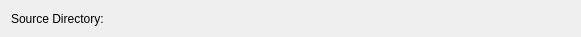
<ui version="4.0" >
 <class>ImportMetadataWidget</class>
 <widget class="QWidget" name="ImportMetadataWidget" >
  <property name="geometry" >
   <rect>
    <x>0</x>
    <y>0</y>
    <width>581</width>
    <height>37</height>
   </rect>
  </property>
  <property name="windowTitle" >
   <string>Import</string>
  </property>
  <layout class="QGridLayout" >
   <item row="0" column="0" >
    <widget class="QLabel" name="labelUrl" >
     <property name="text" >
      <string>Source Directory:</string>
     </property>
    </widget>
   </item>
   <item row="0" column="1" >
    <widget class="KUrlRequester" name="sourceLoc" />
   </item>
  </layout>
 </widget>
 <customwidgets>
  <customwidget>
   <class>KUrlRequester</class>
   <extends>QFrame</extends>
   <header>kurlrequester.h</header>
   <container>1</container>
  </customwidget>
 </customwidgets>
 <resources/>
 <connections/>
</ui>
